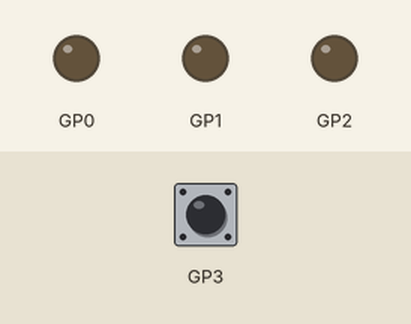
Simulated run of this program. Board: Raspberry Pi Pico. Shown: output pins drawn as LEDs (lit = HIGH). Dashed ring = blinking. Inputs (shaded band) come from the test bench; at power-on: GP3 HIGH.

Above: at 1.2 s.
1.3 s: GP3 driven LOW
At 2.5 s:
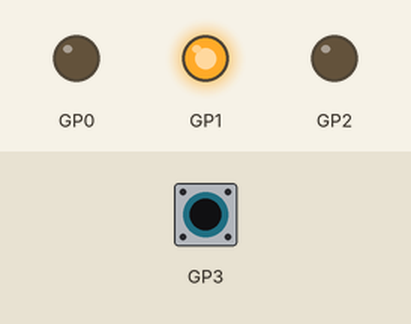
2.8 s: GP3 pulsed HIGH 5 times (0.12 s each, 0.3 s apart)
At 3.07 s:
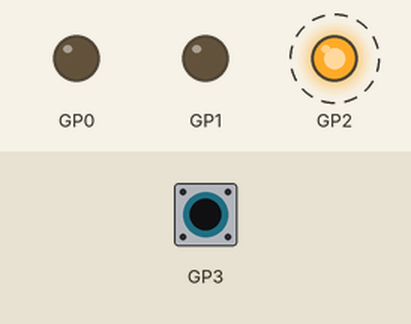
At 4.4 s:
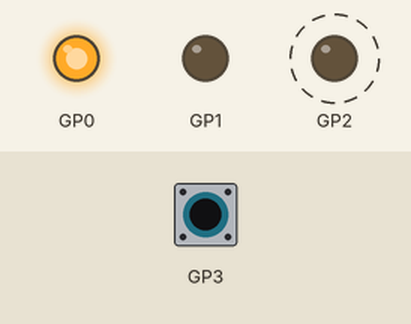
Timing chart, 0 to 5.9 s (numbered marks = the images above; inputs shaded):
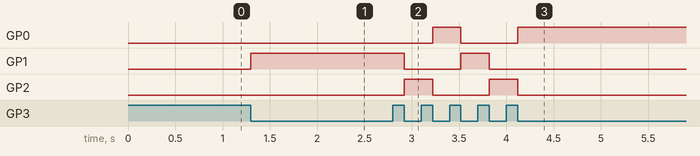

The program:

main.cpp
```cpp
#include <Arduino.h>

int led = 0;
void on_button_pressed();
void setup() {
    pinMode(D0, OUTPUT);
    pinMode(D1, OUTPUT);
    pinMode(D2, OUTPUT);
    pinMode(D3, INPUT);

    digitalWrite(D0, LOW);
    digitalWrite(D1, LOW);
    digitalWrite(D2, LOW);

    attachInterrupt(D3, on_button_pressed, FALLING);
}

void loop() {
}

void on_button_pressed() {
    led = (led + 1) % 3;
    switch (led)
    {
        case 0:
            digitalWrite(D0, HIGH);
            digitalWrite(D1, LOW);
            digitalWrite(D2, LOW);
            break;
        case 1:
            digitalWrite(D0, LOW);
            digitalWrite(D1, HIGH);
            digitalWrite(D2, LOW);
            break;
        case 2:
            digitalWrite(D0, LOW);
            digitalWrite(D1, LOW);
            digitalWrite(D2, HIGH);
            break;

        default:
            break;
    }
}
```

Measured:
- after the input at 1.3 s, GP1: LOW → HIGH at once
- after the input at 2.8 s, GP0: LOW → HIGH after 0.42 s, → LOW 0.30 s later, → HIGH 0.60 s later; GP1: HIGH → LOW after 0.12 s, → HIGH 0.60 s later, → LOW 0.30 s later; GP2: alternates HIGH for 0.30 s and LOW for 0.60 s, 4 changes in all, then stays LOW, starting after 0.12 s
